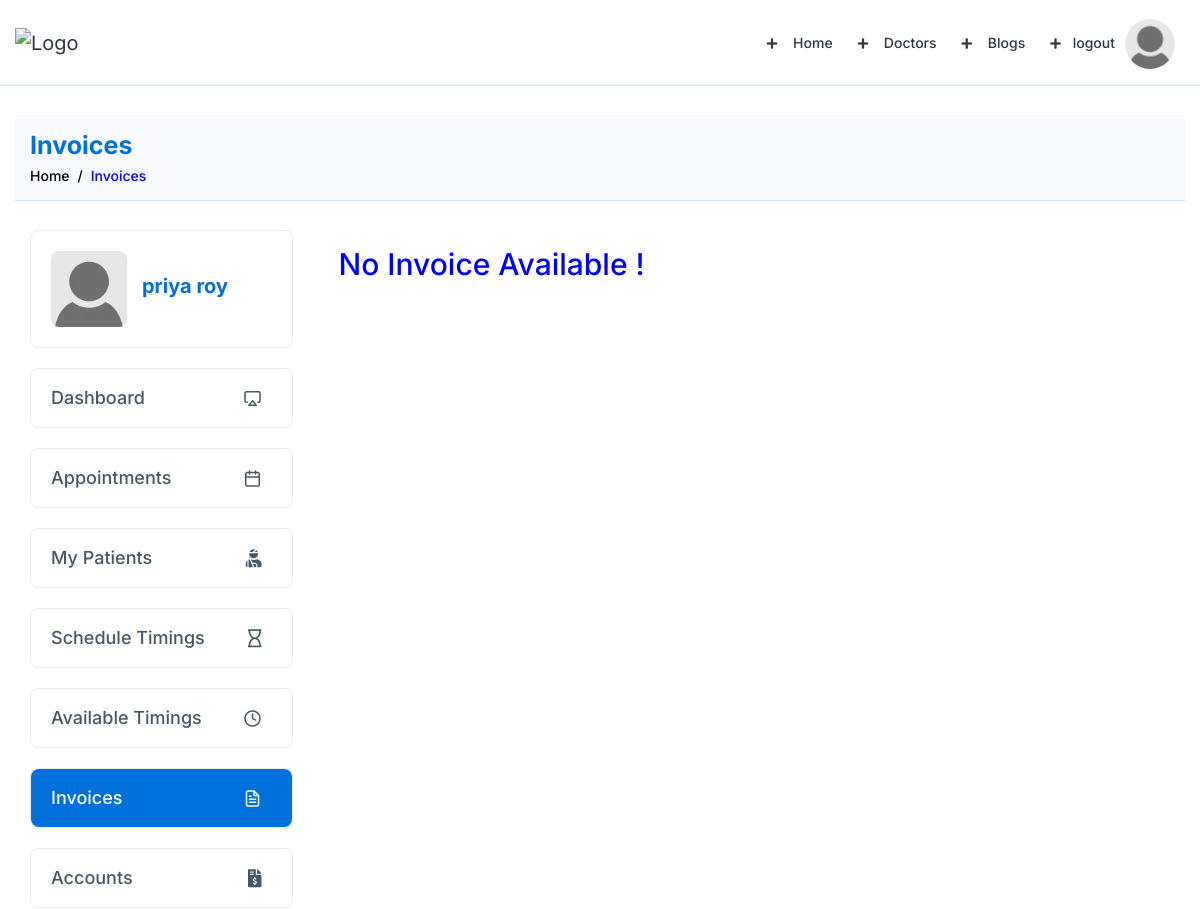
/invoices/ (signed in, upper part), run on an earlier commit of the app's database.
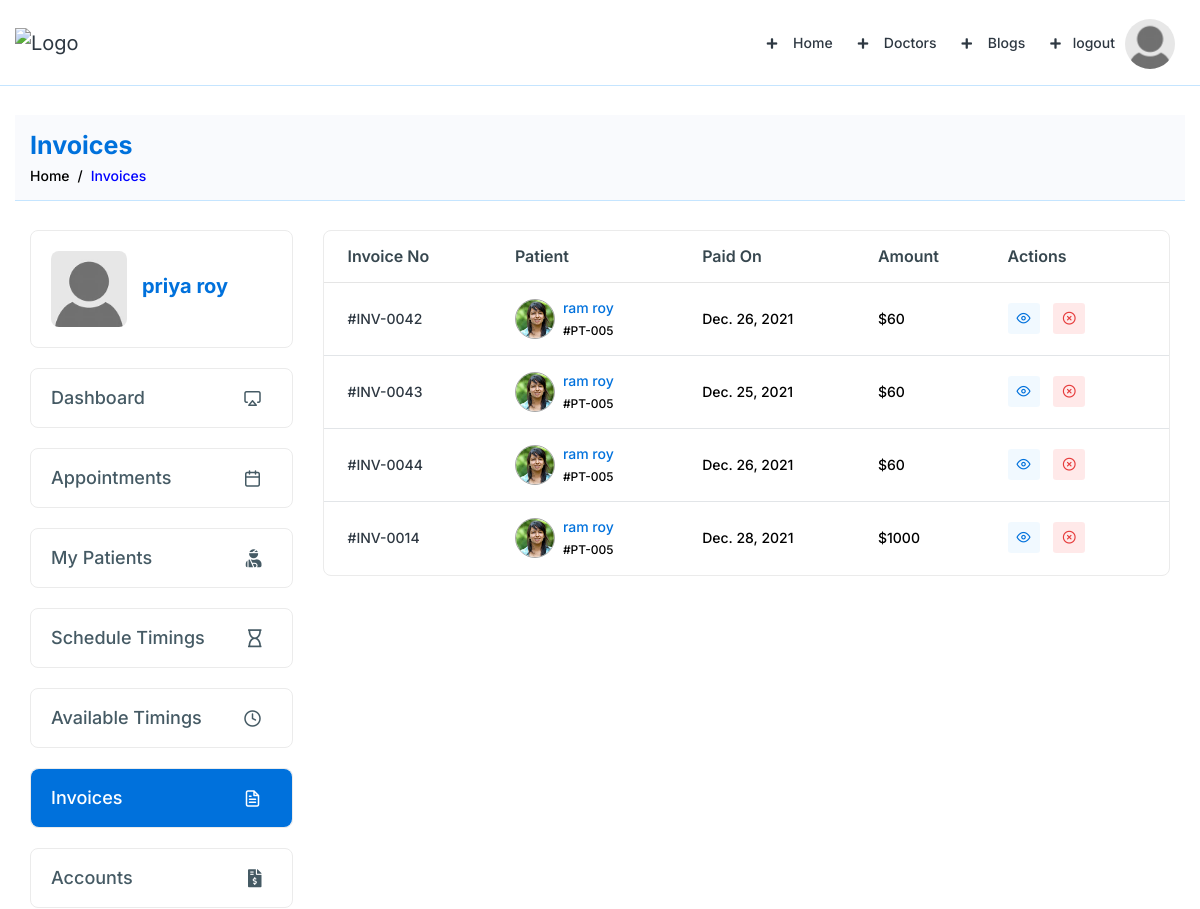
And on a later commit of the database.
### patient/models.py (models this page shows, shortened)
class appoinmentlist(models.Model):
    doctor = models.ForeignKey(Dr, on_delete=models.CASCADE, related_name='appoinmentlist')
    patient = models.ForeignKey(patient_record, on_delete=models.CASCADE, related_name='appoinmentlists')
    date = models.DateField()
    time1 = models.TimeField()
    time2 = models.TimeField()
    card_name = models.CharField(max_length=20)
    card_no = models.IntegerField()
    cvv = models.IntegerField()
    exp_year = models.IntegerField()
    exp_month = models.IntegerField()
    amount = models.IntegerField()
    created_date=models.DateField(auto_now=True)

class patient_record(models.Model):
        patient = models.OneToOneField(User, on_delete=models.CASCADE, related_name="patient_record")
        name = models.CharField(max_length=50)
        img = models.ImageField()
        mobile = models.IntegerField(blank=True)
        city = models.CharField(max_length=50)
        address = models.TextField()
        email = models.EmailField()
        DOB= models.DateField(blank=True)
        gender = models.CharField(max_length=50)
        Blood_group = models.CharField(max_length=20)
        age = models.IntegerField(blank=True)
        date=models.DateField(auto_now=True)

class billings(models.Model):
    appoinment=models.OneToOneField(appoinmentlist,on_delete=CASCADE,blank=True,null=True)
    patient = models.ForeignKey(patient_record, on_delete=models.CASCADE, related_name='billingss')
    doctor = models.ForeignKey(Dr, on_delete=models.CASCADE, related_name='bill')
    invoice_no = models.IntegerField()
    paid_on_date = models.DateField()
    amount = models.IntegerField()

### doctors/views.py (the view, shortened to what this page needs)
# urls.py: path('invoices/', views.invoices, name='invoices'),
def invoices(request):
    if request.user.is_authenticated:
        dr = Dr.objects.get(id=request.user.Dr.id)
        invoice = appoinmentlist.objects.filter(doctor=dr)
        bill=billings.objects.filter(doctor=dr)
        res = {'invoice': invoice,'bill':bill}
        return render(request,'doctor/invoices.html',res)
    else:
        return redirect('error500')

### doctors/templates/doctor/invoices.html (shortened to what the changed rows need)
{% extends 'blank-page.html' %}
{% block body %}
{% load static %}
   <div class="breadcrumb-bar">
    <div class="container-fluid">
     <div class="row align-items-center">
      <div class="col-md-12 col-12">
       <h2 class="breadcrumb-title">
        Invoices
       </h2>
      </div>
     </div>
    </div>
   </div>
   <div class="content">
    <div class="container-fluid">
     <div class="row">
      <div class="col-md-7 col-lg-8 col-xl-9">
       {% if invoice|length is not 0 or bill|length is not 0 %}
       <div class="card card-table">
        <div class="card-body">
         <div class="table-responsive">
          <table class="table table-hover table-center mb-0">
           <thead>
            <tr>
             <th>
              Invoice No
             </th>
             <th>
              Patient
             </th>
             <th>
              Paid On
             </th>
             <th>
              Amount
             </th>
             <th>
              Actions
             </th>
            </tr>
           </thead>
           <tbody>{%for i in invoice%}
            <tr>
             <td>
              <a href="{%url 'invoice_view'%}?Pid={{i.patient.id}}&Did={{i.doctor.id}}&Oid={{i.id}}">
               #INV-00{{i.id}}
              </a>
             </td>
             <td>
              <h2 class="table-avatar">{% if i.patient.img|length != 0 %}
               <a class="avatar avatar-sm mr-2" href="/media/{{i.patient.img}}">
                <img alt="User Image" class="avatar-img rounded-circle" src="/media/{{i.patient.img}}"/>
               </a>{% else %}
               <a class="avatar avatar-sm mr-2" href="/media/default.jpg">
                <img alt="User Image" class="avatar-img rounded-circle" src="/media/default.jpg"/>
               </a>{% endif %}
               <a href="{% url 'patient_profile' %}?profile={{i.patient.id}}">
                {{i.patient.name}}
                <span>
                 #PT-00{{i.patient.id}}
                </span>
               </a>
              </h2>
             </td>
             <td>
             {{i.date}}
             </td>
             <td>
              ${{i.amount}}
             </td>
             <td class="text-left">
              <div class="table-action">
               <a class="btn btn-sm bg-info-light" href="{% url 'invoice_view' %}?Pid={{i.patient.id}}&Did={{i.doctor.id}}&Oid={{i.id}}">
                <i class="feather-eye">
                </i>
               </a>
               <a class="btn btn-sm bg-danger-light" href="{% url 'invoices' %}?pid={{i.patient.id}}&Oid={{i.id}}">
                <i class="feather-x-circle">
                </i>
               </a>
              </div>
             </td>
          </tr> {%endfor%}
          {%for i in bill%}
          <tr>
           <td>
            <a href="{% url 'invoice_view' %}?Pid={{i.patient.id}}&Did={{i.doctor.id}}&Bid={{i.id}}">
             #INV-00{{i.id}}
            </a>
           </td>
           <td>
            <h2 class="table-avatar">{% if i.patient.img|length != 0 %}
             <a class="avatar avatar-sm mr-2" href="/media/{{i.patient.img}}">
              <img alt="User Image" class="avatar-img rounded-circle" src="/media/{{i.patient.img}}"/>
             </a>{% else %}
             <a class="avatar avatar-sm mr-2" href="/media/default.jpg">
               <img alt="User Image" class="avatar-img rounded-circle" src="/media/default.jpg"/>
              </a>{% endif %}
             <a href="{% url 'patient_profile' %}?profile={{i.patient.id}}">
              {{i.patient.name}}
              <span>
               #PT-00{{i.patient.id}}
              </span>
             </a>
            </h2>
           </td>
           <td>
           {{i.paid_on_date}}
           </td>
           <td>
            ${{i.amount}}
           </td>
           <td class="text-left">
            <div class="table-action">
             <a class="btn btn-sm bg-info-light" href="{% url 'invoice_view' %}?Pid={{i.patient.id}}&Did={{i.doctor.id}}&Bid={{i.id}}">
              <i class="feather-eye">
              </i>
             </a>
             <a class="btn btn-sm bg-danger-light" href="{% url 'invoices' %}?pat={{i.patient.id}}&aid={{i.id}}">
              <i class="feather-x-circle">
              </i>
             </a>
            </div>
           </td>
        </tr> {% endfor %}
           </tbody>
          </table>
         </div>
        </div>
       </div>
        {% else %}
               <p style=" color:blue;font-size:30px;" class="my-3 mx-3" >No Invoice Available !</p>
               {% endif %}
      </div>
     </div>
    </div>
   </div>
{%endblock%}

What changed in the data, as far as the page shows it:
added appoinmentlist: id "42", patient.img (picture), patient.name "ram roy", patient.id "5", date "Dec. 26, 2021", amount "60"
added appoinmentlist: id "43", patient.img (picture), patient.name "ram roy", patient.id "5", date "Dec. 25, 2021", amount "60"
added appoinmentlist: id "44", patient.img (picture), patient.name "ram roy", patient.id "5", date "Dec. 26, 2021", amount "60"
added billings: id "14", patient.img (picture), patient.name "ram roy", patient.id "5", paid_on_date "Dec. 28, 2021", amount "1000"
Also different on the page:
text no longer shown: "No Invoice Available !"
text now shown: "Invoice No Patient Paid On Amount Actions"
